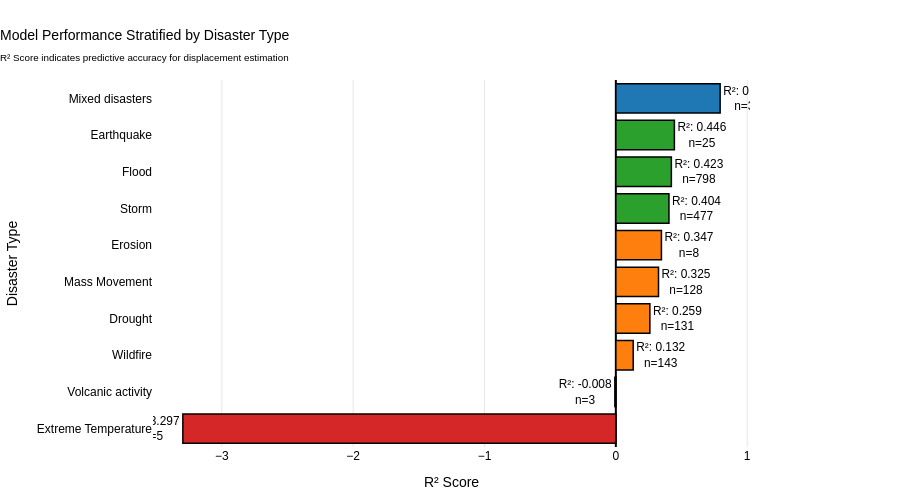

Notebook cell for this chart:
### Code cell
# Enhanced nature-tier visualizations for R2 performance
import plotly.graph_objects as go
import plotly.express as px

# ==================== FIGURE 1: CHOROPLETH MAP ====================
# Prepare data for choropleth
r2_country_df = r2_by_country.reset_index()
r2_country_df.columns = ["iso3", "r2"]

fig_map = px.choropleth(
    r2_country_df,
    locations="iso3",
    color="r2",
    hover_name="iso3",
    hover_data={"r2": ":.4f", "iso3": False},
    color_continuous_scale="RdYlGn",
    range_color=[-0.2, 0.8],
    labels={"r2": "R² Score"}
)

fig_map.update_geos(
    projection_type="natural earth",
    showframe=True,
    showcoastlines=True,
    coastlinecolor="RebeccaPurple",
    showland=True,
    landcolor="rgb(243, 243, 243)",
    bgcolor="rgba(240, 248, 255, 0.5)"
)

fig_map.update_layout(
    template="plotly_white",
    height=600,
    width=1200,
    margin=dict(l=10, r=10, t=80, b=10),
    font=dict(family="Arial", size=12, color="black"),
    title=dict(
        text="Global Model Performance: R² Score by Country<br><sub>Regression model predictions for climate-displaced populations</sub>",
        x=0.01,
        xanchor="left",
        font=dict(size=15, color="black", family="Arial")
    ),
    coloraxis_colorbar=dict(
        title="R² Score",
        thickness=20,
        len=0.7,
        x=1.02,
        outlinewidth=2,
        outlinecolor="black",
        tickformat=".2f",
        tickfont=dict(size=11)
    ),
)

fig_map.write_html("R2_Choropleth_Map.html")
fig_map.write_image("R2_Choropleth_Map.pdf", engine="kaleido")
fig_map.show()

# ==================== FIGURE 2: DISASTER TYPE PERFORMANCE ====================
# Prepare type data with sample counts
type_counts = results_df.groupby('type').size().reset_index(name='count')
r2_type_df = r2_by_type.reset_index()
r2_type_df.columns = ["type", "r2"]
r2_type_df = r2_type_df.merge(type_counts, on="type")

# Sort by R2 descending
r2_type_df = r2_type_df.sort_values("r2", ascending=True)

# Color based on performance
def get_color(r2):
    if r2 > 0.6:
        return "#1f77b4"  # Blue - excellent
    elif r2 > 0.4:
        return "#2ca02c"  # Green - good
    elif r2 > 0:
        return "#ff7f0e"  # Orange - moderate
    else:
        return "#d62728"  # Red - poor

colors_type = [get_color(x) for x in r2_type_df["r2"]]

fig_type = go.Figure(data=[
    go.Bar(
        y=r2_type_df["type"],
        x=r2_type_df["r2"],
        orientation='h',
        marker=dict(
            color=colors_type,
            line=dict(color="black", width=1.5)
        ),
        text=[f"R²: {r2:.3f}<br>n={count}" for r2, count in zip(r2_type_df["r2"], r2_type_df["count"])],
        textposition="outside",
        hovertemplate="<b>%{y}</b><br>R² Score: %{x:.4f}<extra></extra>",
        showlegend=False
    )
])

fig_type.update_layout(
    template="plotly_white",
    height=500,
    width=900,
    margin=dict(l=150, r=150, t=80, b=50),
    font=dict(family="Arial", size=12, color="black"),
    title=dict(
        text="Model Performance Stratified by Disaster Type<br><sub>R² Score indicates predictive accuracy for displacement estimation</sub>",
        x=0.0,
        xanchor="left",
        font=dict(size=14, color="black")
    ),
    xaxis=dict(
        title="R² Score",
        showgrid=True,
        gridwidth=1,
        gridcolor="rgba(128,128,128,0.2)",
        zeroline=True,
        zerolinewidth=2,
        zerolinecolor="black"
    ),
    yaxis=dict(
        title="Disaster Type",
        showgrid=False,
    ),
)

fig_type.write_html("R2_by_DisasterType.html")
fig_type.write_image("R2_by_DisasterType.pdf", engine="kaleido")
fig_type.show()

print("\n" + "="*70)
print("R² PERFORMANCE ANALYSIS COMPLETE")
print("="*70)
print(f"\n📊 GEOGRAPHIC INSIGHTS:")
print(f"  • Countries analyzed: {len(r2_by_country)}")
print(f"  • Countries with positive R²: {(r2_by_country > 0).sum()}")
print(f"  • Mean R² (all countries): {r2_by_country.mean():.4f}")
print(f"  • Best performing country: {r2_by_country.idxmax()} (R² = {r2_by_country.max():.4f})")

print(f"\n⚠️  DISASTER TYPE INSIGHTS:")
print(f"  • Disaster types: {len(r2_by_type)}")
print(f"  • Types with positive R²: {(r2_by_type > 0).sum()}")
print(f"  • Best type: {r2_by_type.idxmax()} (R² = {r2_by_type.max():.4f})")
print(f"  • Most challenging: {r2_by_type.idxmin()} (R² = {r2_by_type.min():.4f})")

print(f"\n📁 OUTPUTS SAVED:")
print(f"  ✓ R2_Choropleth_Map.html (interactive)")
print(f"  ✓ R2_Choropleth_Map.pdf (static)")
print(f"  ✓ R2_by_DisasterType.html (interactive)")
print(f"  ✓ R2_by_DisasterType.pdf (static)")
print("="*70)

### Figure 1 — Plotly figure (JSON) as saved in the notebook; plotly's stock layout.template omitted (floating-point values rounded to 4 significant figures)
{"data": [{"hovertemplate": "<b>%{y}</b><br>R² Score: %{x:.4f}<extra></extra>", "marker": {"color": ["#d62728", "#d62728", "#ff7f0e", "#ff7f0e", "#ff7f0e", "#ff7f0e", "#2ca02c", "#2ca02c", "#2ca02c", "#1f77b4"], "line": {"color": "black", "width": 1.5}}, "orientation": "h", "showlegend": false, "text": ["R²: -3.297<br>n=5", "R²: -0.008<br>n=3", "R²: 0.132<br>n=143", "R²: 0.259<br>n=131", "R²: 0.325<br>n=128", "R²: 0.347<br>n=8", "R²: 0.404<br>n=477", "R²: 0.423<br>n=798", "R²: 0.446<br>n=25", "R²: 0.794<br>n=35"], "textposition": "outside", "type": "bar", "x": [-3.297, -0.007603, 0.132, 0.259, 0.3247, 0.347, 0.4043, 0.4226, 0.4456, 0.7941], "y": ["Extreme Temperature", "Volcanic activity", "Wildfire", "Drought", "Mass Movement", "Erosion", "Storm", "Flood", "Earthquake", "Mixed disasters"]}], "layout": {"font": {"color": "black", "family": "Arial", "size": 12}, "height": 500, "margin": {"b": 50, "l": 150, "r": 150, "t": 80}, "title": {"font": {"color": "black", "size": 14}, "text": "Model Performance Stratified by Disaster Type<br><sub>R² Score indicates predictive accuracy for displacement estimation</sub>", "x": 0, "xanchor": "left"}, "width": 900, "xaxis": {"gridcolor": "rgba(128,128,128,0.2)", "gridwidth": 1, "showgrid": true, "title": {"text": "R² Score"}, "zeroline": true, "zerolinecolor": "black", "zerolinewidth": 2}, "yaxis": {"showgrid": false, "title": {"text": "Disaster Type"}}}}
